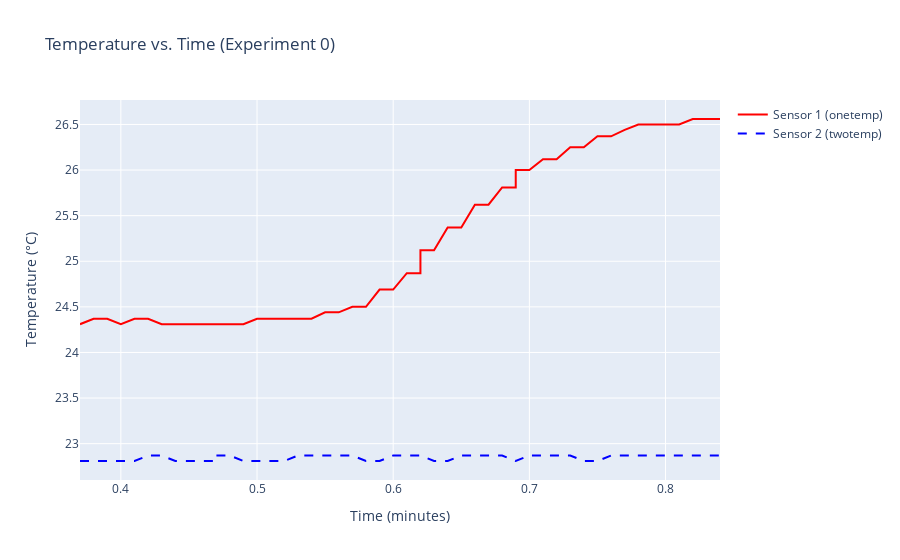

The code cell stored with this chart in its notebook:
### Code cell
# Option 2: Plot for a specific expid (uncomment to use)

selected_expid = input("Enter experiment ID to plot (or press Enter for all): ")
if selected_expid:
    df_filtered = res[res['expid'] == int(selected_expid)]
    fig = go.Figure()
    fig.add_trace(go.Scatter(
        x=df_filtered['elapsed_mins'], 
        y=df_filtered['onetemp'], 
        mode='lines', 
        name='Sensor 1 (onetemp)',
        line=dict(color='red')
    ))
    fig.add_trace(go.Scatter(
        x=df_filtered['elapsed_mins'], 
        y=df_filtered['twotemp'], 
        mode='lines', 
        name='Sensor 2 (twotemp)',
        line=dict(color='blue', dash='dash')
    ))
    fig.update_layout(
        title=f'Temperature vs. Time (Experiment {selected_expid})',
        xaxis_title='Time (minutes)',
        yaxis_title='Temperature (°C)',
        hovermode='x unified',
        template='plotly',
        showlegend=True
    )
    fig.show()
    fig.write_html(f'temperature_plot_exp_{selected_expid}.html')

### Figure 1 — Plotly figure (JSON) as saved in the notebook; plotly's stock layout.template omitted (floating-point values rounded to 4 significant figures)
{"data": [{"line": {"color": "red"}, "mode": "lines", "name": "Sensor 1 (onetemp)", "type": "scatter", "x": [0.37, 0.38, 0.39, 0.4, 0.4, 0.41, 0.42, 0.43, 0.44, 0.45, 0.46, 0.47, 0.47, 0.48, 0.49, 0.5, 0.51, 0.52, 0.53, 0.54, 0.54, 0.55, 0.56, 0.57, 0.58, 0.59, 0.6, 0.61, 0.62, 0.62, 0.63, 0.64, 0.65, 0.66, 0.67, 0.68, 0.69, 0.69, 0.7, 0.71, 0.72, 0.73, 0.74, 0.75, 0.76, 0.77, 0.77, 0.78, 0.79, 0.8, 0.81, 0.82, 0.83, 0.84, 0.84], "y": [24.31, 24.37, 24.37, 24.31, 24.31, 24.37, 24.37, 24.31, 24.31, 24.31, 24.31, 24.31, 24.31, 24.31, 24.31, 24.37, 24.37, 24.37, 24.37, 24.37, 24.37, 24.44, 24.44, 24.5, 24.5, 24.69, 24.69, 24.87, 24.87, 25.12, 25.12, 25.37, 25.37, 25.62, 25.62, 25.81, 25.81, 26, 26, 26.12, 26.12, 26.25, 26.25, 26.37, 26.37, 26.44, 26.44, 26.5, 26.5, 26.5, 26.5, 26.56, 26.56, 26.56, 26.56]}, {"line": {"color": "blue", "dash": "dash"}, "mode": "lines", "name": "Sensor 2 (twotemp)", "type": "scatter", "x": [0.37, 0.38, 0.39, 0.4, 0.4, 0.41, 0.42, 0.43, 0.44, 0.45, 0.46, 0.47, 0.47, 0.48, 0.49, 0.5, 0.51, 0.52, 0.53, 0.54, 0.54, 0.55, 0.56, 0.57, 0.58, 0.59, 0.6, 0.61, 0.62, 0.62, 0.63, 0.64, 0.65, 0.66, 0.67, 0.68, 0.69, 0.69, 0.7, 0.71, 0.72, 0.73, 0.74, 0.75, 0.76, 0.77, 0.77, 0.78, 0.79, 0.8, 0.81, 0.82, 0.83, 0.84, 0.84], "y": [22.81, 22.81, 22.81, 22.81, 22.81, 22.81, 22.87, 22.87, 22.81, 22.81, 22.81, 22.81, 22.87, 22.87, 22.81, 22.81, 22.81, 22.81, 22.87, 22.87, 22.87, 22.87, 22.87, 22.87, 22.81, 22.81, 22.87, 22.87, 22.87, 22.87, 22.81, 22.81, 22.87, 22.87, 22.87, 22.87, 22.81, 22.81, 22.87, 22.87, 22.87, 22.87, 22.81, 22.81, 22.87, 22.87, 22.87, 22.87, 22.87, 22.87, 22.87, 22.87, 22.87, 22.87, 22.87]}], "layout": {"hovermode": "x unified", "showlegend": true, "title": {"text": "Temperature vs. Time (Experiment 0)"}, "xaxis": {"title": {"text": "Time (minutes)"}}, "yaxis": {"title": {"text": "Temperature (°C)"}}}}
